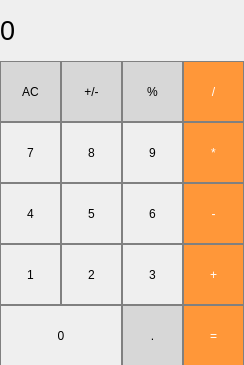
<?xml version="1.0" encoding="UTF-8"?>
<ui version="4.0">
 <class>MainWindow</class>
 <widget class="QMainWindow" name="MainWindow">
  <property name="geometry">
   <rect>
    <x>0</x>
    <y>0</y>
    <width>244</width>
    <height>365</height>
   </rect>
  </property>
  <property name="windowTitle">
   <string>MainWindow</string>
  </property>
  <widget class="QWidget" name="centralwidget">
   <widget class="QLabel" name="result">
    <property name="geometry">
     <rect>
      <x>0</x>
      <y>0</y>
      <width>231</width>
      <height>61</height>
     </rect>
    </property>
    <property name="font">
     <font>
      <pointsize>20</pointsize>
     </font>
    </property>
    <property name="styleSheet">
     <string notr="true">QLabel{
	qproperty-alignment: 'AlignVCenter | AlignRight';
	border-bottom: 1px solid gray;
}

background-color: white;</string>
    </property>
    <property name="text">
     <string>0</string>
    </property>
   </widget>
   <widget class="QPushButton" name="pushButton_ac">
    <property name="geometry">
     <rect>
      <x>0</x>
      <y>61</y>
      <width>61</width>
      <height>61</height>
     </rect>
    </property>
    <property name="styleSheet">
     <string notr="true">QPushButton{
background-color: rgb(215, 215, 215);
border: 1px solid gray;
}
QPushButton:pressed{
background-color: qlineargradient(x1: 0, y1: 0, x2: 0, y2: 1, 
stop: 0 #BEBEBE, stop: 1 #D7D7D7);
}</string>
    </property>
    <property name="text">
     <string>AC</string>
    </property>
   </widget>
   <widget class="QPushButton" name="pushButton_plusminus">
    <property name="geometry">
     <rect>
      <x>61</x>
      <y>61</y>
      <width>61</width>
      <height>61</height>
     </rect>
    </property>
    <property name="styleSheet">
     <string notr="true">QPushButton{
background-color: rgb(215, 215, 215);
border: 1px solid gray;
}
QPushButton:pressed{
background-color: qlineargradient(x1: 0, y1: 0, x2: 0, y2: 1, 
stop: 0 #BEBEBE, stop: 1 #D7D7D7);
}</string>
    </property>
    <property name="text">
     <string>+/-</string>
    </property>
   </widget>
   <widget class="QPushButton" name="pushButton_procent">
    <property name="geometry">
     <rect>
      <x>122</x>
      <y>61</y>
      <width>61</width>
      <height>61</height>
     </rect>
    </property>
    <property name="styleSheet">
     <string notr="true">QPushButton{
background-color: rgb(215, 215, 215);
border: 1px solid gray;
}
QPushButton:pressed{
background-color: qlineargradient(x1: 0, y1: 0, x2: 0, y2: 1, 
stop: 0 #BEBEBE, stop: 1 #D7D7D7);
}</string>
    </property>
    <property name="text">
     <string>%</string>
    </property>
   </widget>
   <widget class="QPushButton" name="pushButton_delenie">
    <property name="geometry">
     <rect>
      <x>183</x>
      <y>61</y>
      <width>61</width>
      <height>61</height>
     </rect>
    </property>
    <property name="styleSheet">
     <string notr="true">QPushButton{
background-color: rgb(255, 151, 57);
color: white;
border: 1px solid gray;
}
QPushButton:pressed{
background-color: qlineargradient(x1: 0, y1: 0, x2: 0, y2: 1, 
stop: 0 #FF7832, stop: 1 #FF9739);
}</string>
    </property>
    <property name="text">
     <string>/</string>
    </property>
   </widget>
   <widget class="QPushButton" name="pushButton_0">
    <property name="geometry">
     <rect>
      <x>0</x>
      <y>305</y>
      <width>122</width>
      <height>61</height>
     </rect>
    </property>
    <property name="styleSheet">
     <string notr="true">QPushButton{
border: 1px solid gray;
}
QPushButton:pressed{
background-color: qlineargradient(x1: 0, y1: 0, x2: 0, y2: 1, stop: 0 #dadbde, stop: 1 #f6f7fa);
}</string>
    </property>
    <property name="text">
     <string>0</string>
    </property>
   </widget>
   <widget class="QPushButton" name="pushButton_ravno">
    <property name="geometry">
     <rect>
      <x>183</x>
      <y>305</y>
      <width>61</width>
      <height>61</height>
     </rect>
    </property>
    <property name="styleSheet">
     <string notr="true">QPushButton{
background-color: rgb(255, 151, 57);
color: white;
border: 1px solid gray;
}
QPushButton:pressed{
background-color: qlineargradient(x1: 0, y1: 0, x2: 0, y2: 1, 
stop: 0 #FF7832, stop: 1 #FF9739);
}</string>
    </property>
    <property name="text">
     <string>=</string>
    </property>
   </widget>
   <widget class="QPushButton" name="pushButton_dot">
    <property name="geometry">
     <rect>
      <x>122</x>
      <y>305</y>
      <width>61</width>
      <height>61</height>
     </rect>
    </property>
    <property name="styleSheet">
     <string notr="true">QPushButton{
background-color: rgb(215, 215, 215);
border: 1px solid gray;
}
QPushButton:pressed{
background-color: qlineargradient(x1: 0, y1: 0, x2: 0, y2: 1, 
stop: 0 #BEBEBE, stop: 1 #D7D7D7);
}</string>
    </property>
    <property name="text">
     <string>.</string>
    </property>
   </widget>
   <widget class="QPushButton" name="pushButton_umnojenie">
    <property name="geometry">
     <rect>
      <x>183</x>
      <y>122</y>
      <width>61</width>
      <height>61</height>
     </rect>
    </property>
    <property name="styleSheet">
     <string notr="true">QPushButton{
background-color: rgb(255, 151, 57);
color: white;
border: 1px solid gray;
}
QPushButton:pressed{
background-color: qlineargradient(x1: 0, y1: 0, x2: 0, y2: 1, 
stop: 0 #FF7832, stop: 1 #FF9739);
}</string>
    </property>
    <property name="text">
     <string>*</string>
    </property>
   </widget>
   <widget class="QPushButton" name="pushButton_9">
    <property name="geometry">
     <rect>
      <x>122</x>
      <y>122</y>
      <width>61</width>
      <height>61</height>
     </rect>
    </property>
    <property name="styleSheet">
     <string notr="true">QPushButton{
border: 1px solid gray;
}
QPushButton:pressed{
background-color: qlineargradient(x1: 0, y1: 0, x2: 0, y2: 1, stop: 0 #dadbde, stop: 1 #f6f7fa);
}</string>
    </property>
    <property name="text">
     <string>9</string>
    </property>
   </widget>
   <widget class="QPushButton" name="pushButton_7">
    <property name="geometry">
     <rect>
      <x>0</x>
      <y>122</y>
      <width>61</width>
      <height>61</height>
     </rect>
    </property>
    <property name="styleSheet">
     <string notr="true">QPushButton{
border: 1px solid gray;
}
QPushButton:pressed{
background-color: qlineargradient(x1: 0, y1: 0, x2: 0, y2: 1, stop: 0 #dadbde, stop: 1 #f6f7fa);
}</string>
    </property>
    <property name="text">
     <string>7</string>
    </property>
   </widget>
   <widget class="QPushButton" name="pushButton_8">
    <property name="geometry">
     <rect>
      <x>61</x>
      <y>122</y>
      <width>61</width>
      <height>61</height>
     </rect>
    </property>
    <property name="styleSheet">
     <string notr="true">QPushButton{
border: 1px solid gray;
}
QPushButton:pressed{
background-color: qlineargradient(x1: 0, y1: 0, x2: 0, y2: 1, stop: 0 #dadbde, stop: 1 #f6f7fa);
}</string>
    </property>
    <property name="text">
     <string>8</string>
    </property>
   </widget>
   <widget class="QPushButton" name="pushButton_5">
    <property name="geometry">
     <rect>
      <x>61</x>
      <y>183</y>
      <width>61</width>
      <height>61</height>
     </rect>
    </property>
    <property name="styleSheet">
     <string notr="true">QPushButton{
border: 1px solid gray;
}
QPushButton:pressed{
background-color: qlineargradient(x1: 0, y1: 0, x2: 0, y2: 1, stop: 0 #dadbde, stop: 1 #f6f7fa);
}</string>
    </property>
    <property name="text">
     <string>5</string>
    </property>
   </widget>
   <widget class="QPushButton" name="pushButton_4">
    <property name="geometry">
     <rect>
      <x>0</x>
      <y>183</y>
      <width>61</width>
      <height>61</height>
     </rect>
    </property>
    <property name="styleSheet">
     <string notr="true">QPushButton{
border: 1px solid gray;
}
QPushButton:pressed{
background-color: qlineargradient(x1: 0, y1: 0, x2: 0, y2: 1, stop: 0 #dadbde, stop: 1 #f6f7fa);
}</string>
    </property>
    <property name="text">
     <string>4</string>
    </property>
   </widget>
   <widget class="QPushButton" name="pushButton_minus">
    <property name="geometry">
     <rect>
      <x>183</x>
      <y>183</y>
      <width>61</width>
      <height>61</height>
     </rect>
    </property>
    <property name="styleSheet">
     <string notr="true">QPushButton{
background-color: rgb(255, 151, 57);
color: white;
border: 1px solid gray;
}
QPushButton:pressed{
background-color: qlineargradient(x1: 0, y1: 0, x2: 0, y2: 1, 
stop: 0 #FF7832, stop: 1 #FF9739);
}</string>
    </property>
    <property name="text">
     <string>-</string>
    </property>
   </widget>
   <widget class="QPushButton" name="pushButton_6">
    <property name="geometry">
     <rect>
      <x>122</x>
      <y>183</y>
      <width>61</width>
      <height>61</height>
     </rect>
    </property>
    <property name="styleSheet">
     <string notr="true">QPushButton{
border: 1px solid gray;
}
QPushButton:pressed{
background-color: qlineargradient(x1: 0, y1: 0, x2: 0, y2: 1, stop: 0 #dadbde, stop: 1 #f6f7fa);
}</string>
    </property>
    <property name="text">
     <string>6</string>
    </property>
   </widget>
   <widget class="QPushButton" name="pushButton_3">
    <property name="geometry">
     <rect>
      <x>122</x>
      <y>244</y>
      <width>61</width>
      <height>61</height>
     </rect>
    </property>
    <property name="styleSheet">
     <string notr="true">QPushButton{
border: 1px solid gray;
}
QPushButton:pressed{
background-color: qlineargradient(x1: 0, y1: 0, x2: 0, y2: 1, stop: 0 #dadbde, stop: 1 #f6f7fa);
}</string>
    </property>
    <property name="text">
     <string>3</string>
    </property>
   </widget>
   <widget class="QPushButton" name="pushButton_1">
    <property name="geometry">
     <rect>
      <x>0</x>
      <y>244</y>
      <width>61</width>
      <height>61</height>
     </rect>
    </property>
    <property name="styleSheet">
     <string notr="true">QPushButton{
border: 1px solid gray;
}
QPushButton:pressed{
background-color: qlineargradient(x1: 0, y1: 0, x2: 0, y2: 1, stop: 0 #dadbde, stop: 1 #f6f7fa);
}</string>
    </property>
    <property name="text">
     <string>1</string>
    </property>
   </widget>
   <widget class="QPushButton" name="pushButton_2">
    <property name="geometry">
     <rect>
      <x>61</x>
      <y>244</y>
      <width>61</width>
      <height>61</height>
     </rect>
    </property>
    <property name="styleSheet">
     <string notr="true">QPushButton{
border: 1px solid gray;
}
QPushButton:pressed{
background-color: qlineargradient(x1: 0, y1: 0, x2: 0, y2: 1, stop: 0 #dadbde, stop: 1 #f6f7fa);
}</string>
    </property>
    <property name="text">
     <string>2</string>
    </property>
   </widget>
   <widget class="QPushButton" name="pushButton_plus">
    <property name="geometry">
     <rect>
      <x>183</x>
      <y>244</y>
      <width>61</width>
      <height>61</height>
     </rect>
    </property>
    <property name="styleSheet">
     <string notr="true">QPushButton{
background-color: rgb(255, 151, 57);
color: white;
border: 1px solid gray;
}
QPushButton:pressed{
background-color: qlineargradient(x1: 0, y1: 0, x2: 0, y2: 1, 
stop: 0 #FF7832, stop: 1 #FF9739);
}</string>
    </property>
    <property name="text">
     <string>+</string>
    </property>
   </widget>
  </widget>
 </widget>
 <resources/>
 <connections/>
</ui>
